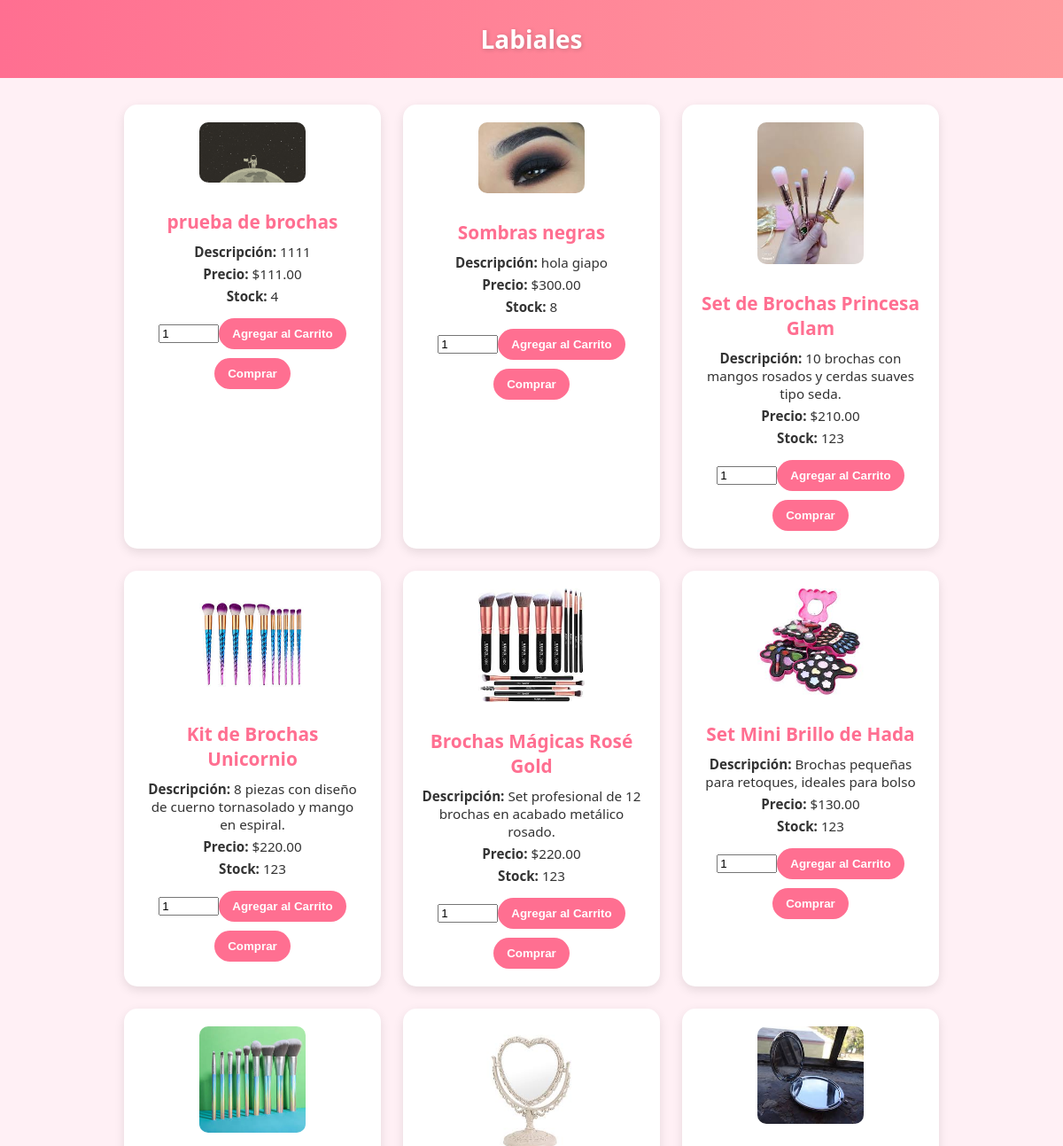
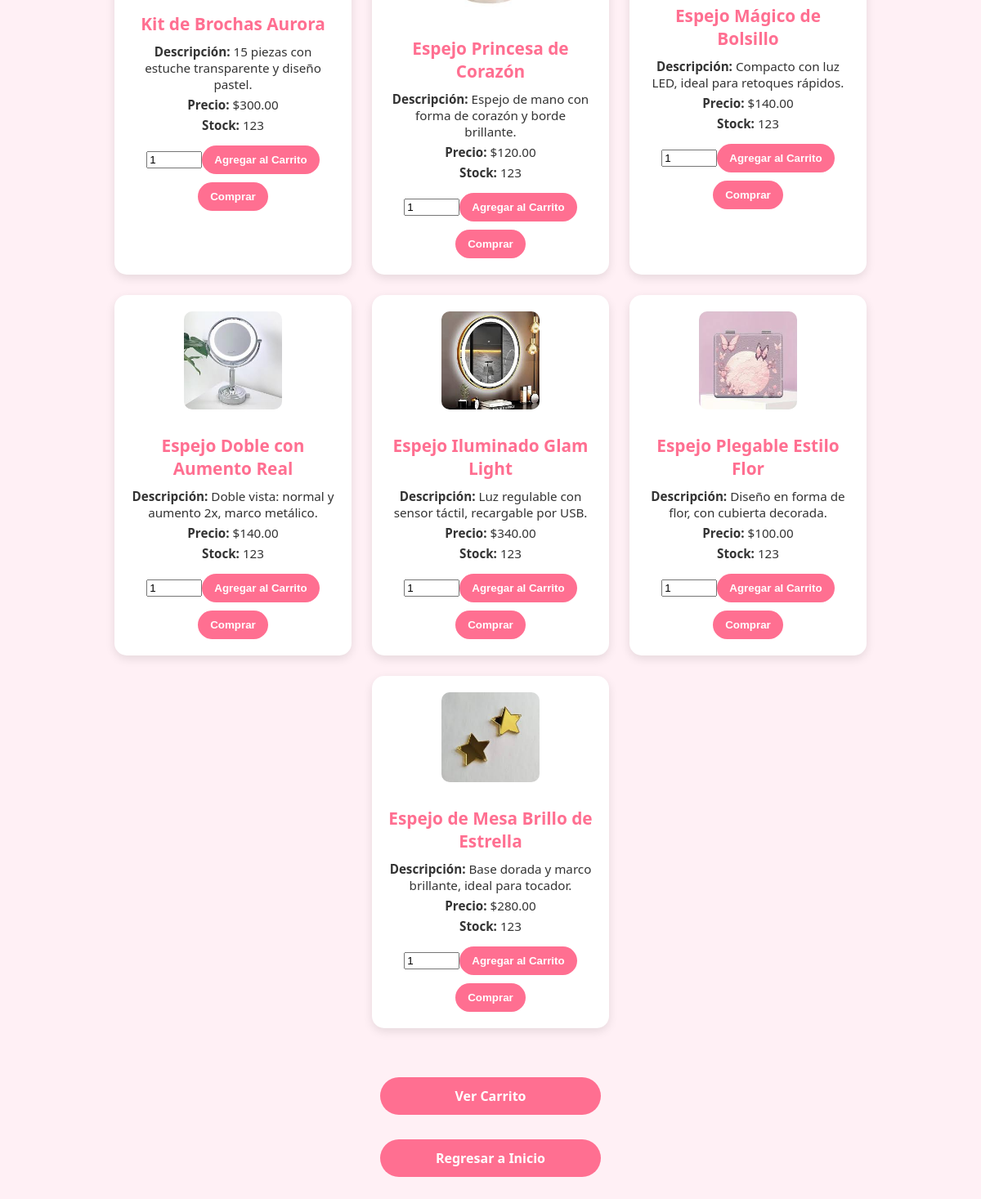
Screenshot of /pagina/Brochas.php with the database file from the repository (2 pictures, top to bottom).
### tables this page shows
CREATE TABLE `deportes_y_fitness` (
  `id_producto` int(11) NOT NULL,
  `nombre_producto` varchar(255) NOT NULL,
  `descripcion` text DEFAULT NULL,
  `precio` decimal(10,2) DEFAULT NULL,
  `cantidad` int(11) DEFAULT NULL,
  `categoria_id` int(11) DEFAULT NULL,
  `imagen` varchar(255) DEFAULT NULL
);

### pagina/Brochas.php (the view, shortened to what this page needs)
<!DOCTYPE html>
<html lang="es">
<head>
</head>
<body>
<div class="header">Labiales</div>
<div class="product-container">
<?php
include 'conexion.php';
$query = "SELECT * FROM deportes_y_fitness";
$result = $conn->query($query);
if ($result->num_rows > 0) {
    while ($row = $result->fetch_assoc()) {
        echo "<div class='product-card'>";
        echo "<img src='img/productos/" . $row['imagen'] . "' alt='" . $row['nombre_producto'] . "'>";
        echo "<h3>" . $row['nombre_producto'] . "</h3>";
        echo "<p><strong>Descripción:</strong> " . $row['descripcion'] . "</p>";
        echo "<p><strong>Precio:</strong> $" . $row['precio'] . "</p>";
        echo "<p><strong>Stock:</strong> " . $row['cantidad'] . "</p>";
        if ($row['cantidad'] > 0) {
            echo "<form method='POST' action='agregar_carrito.php'>";
            echo "<input type='number' name='cantidad' min='1' max='" . $row['cantidad'] . "' value='1' style='margin-top:10px; width:60px;' required>";
            echo "<button type='submit' class='add-button'>Agregar al Carrito</button>";
            echo "</form>";
            echo "<form method='POST' action='checkout.php'>";
            echo "<button type='submit' class='buy-button'>Comprar</button>";
            echo "</form>";
        } else {
            echo "<p style='color:red; font-weight:bold;'>Agotado</p>";
        }
        echo "</div>";
    }
} else {
    echo "<p>No hay productos disponibles en esta categoría.</p>";
}
?>
</div>
<a href="carrito.php" class="back-button">Ver Carrito</a>
<a href="index.php" class="back-button">Regresar a Inicio</a>
</body>
</html>

### pagina/Brochas.php (style rules this page uses)
body { font-family: 'Segoe UI', Tahoma, Geneva, Verdana, sans-serif; margin: 0; padding: 0; background-color: #fff0f5; color: #333; }
.header { background: linear-gradient(90deg, #ff6f91, #ff9a9e); color: white; padding: 25px 10px; text-align: center; font-size: 28px; font-weight: bold; text-shadow: 1px 1px 5px rgba(0,0,0,0.2); }
.product-container { display: flex; flex-wrap: wrap; justify-content: center; padding: 30px 20px; gap: 25px; }
.product-card { background-color: #fff; border-radius: 15px; padding: 20px; width: 250px; text-align: center; box-shadow: 0 4px 12px rgba(0,0,0,0.1); transition: transform 0.3s ease, box-shadow 0.3s ease; }
.product-card img { max-width: 120px; height: auto; margin-bottom: 15px; border-radius: 10px; }
.product-card h3 { margin: 10px 0; font-size: 1.3em; color: #ff6f91; }
.product-card p { margin: 5px 0; font-size: 0.95em; }
.buy-button, .add-button { margin-top: 10px; padding: 10px 15px; background-color: #ff6f91; color: white; border: none; border-radius: 20px; font-weight: bold; cursor: pointer; transition: background-color 0.3s ease; }
.back-button { display: block; margin: 30px auto; padding: 12px 25px; background-color: #ff6f91; color: white; text-decoration: none; text-align: center; border-radius: 25px; width: 220px; font-weight: bold; transition: background-color 0.3s ease; }

### rows the page displays
deportes_y_fitness: imagen (picture), nombre_producto "prueba de brochas", descripcion "1111", precio "111.00", cantidad "4"
deportes_y_fitness: imagen (picture), nombre_producto "Sombras negras", descripcion "hola giapo", precio "300.00", cantidad "8"
deportes_y_fitness: imagen (picture), nombre_producto "Set de Brochas Princesa Glam", descripcion "10 brochas con mangos rosados y cerdas suaves tipo seda.", precio "210.00", cantidad "123"
deportes_y_fitness: imagen (picture), nombre_producto "Kit de Brochas Unicornio", descripcion "8 piezas con diseño de cuerno tornasolado y mango en espiral.", precio "220.00", cantidad "123"
deportes_y_fitness: imagen (picture), nombre_producto "Brochas Mágicas Rosé Gold", descripcion "Set profesional de 12 brochas en acabado metálico rosado.", precio "220.00", cantidad "123"
deportes_y_fitness: imagen (picture), nombre_producto "Set Mini Brillo de Hada", descripcion "Brochas pequeñas para retoques, ideales para bolso", precio "130.00", cantidad "123"
deportes_y_fitness: imagen (picture), nombre_producto "Kit de Brochas Aurora", descripcion "15 piezas con estuche transparente y diseño pastel.", precio "300.00", cantidad "123"
deportes_y_fitness: imagen (picture), nombre_producto "Espejo Princesa de Corazón", descripcion "Espejo de mano con forma de corazón y borde brillante.", precio "120.00", cantidad "123"
deportes_y_fitness: imagen (picture), nombre_producto "Espejo Mágico de Bolsillo", descripcion "Compacto con luz LED, ideal para retoques rápidos.", precio "140.00", cantidad "123"
deportes_y_fitness: imagen (picture), nombre_producto "Espejo Doble con Aumento Real", descripcion "Doble vista: normal y aumento 2x, marco metálico.", precio "140.00", cantidad "123"
deportes_y_fitness: imagen (picture), nombre_producto "Espejo Iluminado Glam Light", descripcion "Luz regulable con sensor táctil, recargable por USB.", precio "340.00", cantidad "123"
deportes_y_fitness: imagen (picture), nombre_producto "Espejo Plegable Estilo Flor", descripcion "Diseño en forma de flor, con cubierta decorada.", precio "100.00", cantidad "123"
deportes_y_fitness: imagen (picture), nombre_producto "Espejo de Mesa Brillo de Estrella", descripcion "Base dorada y marco brillante, ideal para tocador.", precio "280.00", cantidad "123"
